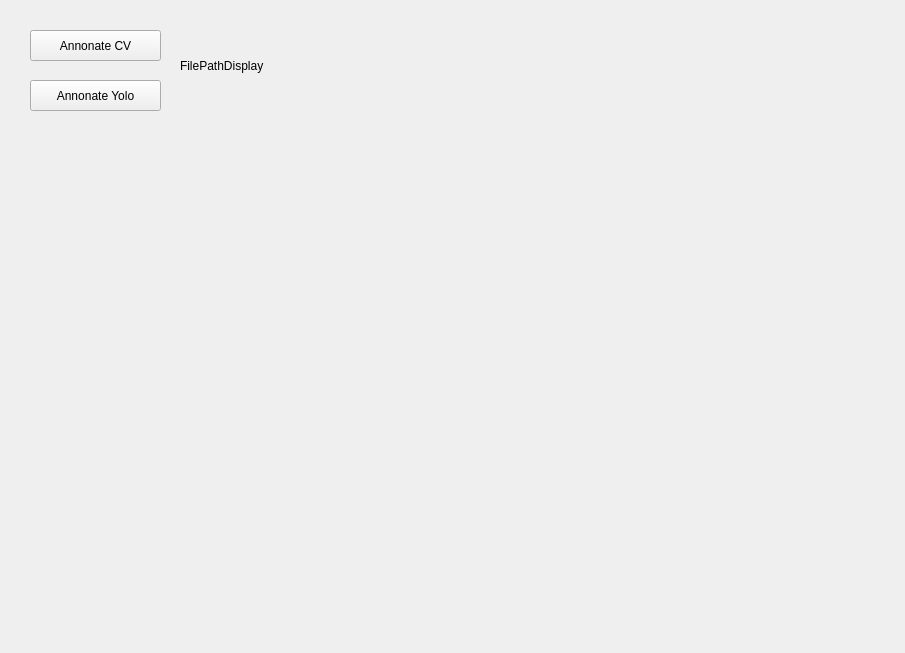
<?xml version="1.0" encoding="UTF-8"?>
<ui version="4.0">
 <class>Form</class>
 <widget class="QWidget" name="Form">
  <property name="geometry">
   <rect>
    <x>0</x>
    <y>0</y>
    <width>905</width>
    <height>653</height>
   </rect>
  </property>
  <property name="windowTitle">
   <string>Form</string>
  </property>
  <widget class="QPushButton" name="pushButton">
   <property name="geometry">
    <rect>
     <x>30</x>
     <y>30</y>
     <width>131</width>
     <height>31</height>
    </rect>
   </property>
   <property name="text">
    <string>Annonate CV</string>
   </property>
  </widget>
  <widget class="QPushButton" name="pushButton_2">
   <property name="geometry">
    <rect>
     <x>30</x>
     <y>80</y>
     <width>131</width>
     <height>31</height>
    </rect>
   </property>
   <property name="text">
    <string>Annonate Yolo</string>
   </property>
  </widget>
  <widget class="QLabel" name="label">
   <property name="geometry">
    <rect>
     <x>180</x>
     <y>30</y>
     <width>711</width>
     <height>71</height>
    </rect>
   </property>
   <property name="text">
    <string>FilePathDisplay</string>
   </property>
  </widget>
 </widget>
 <resources/>
 <connections/>
</ui>
